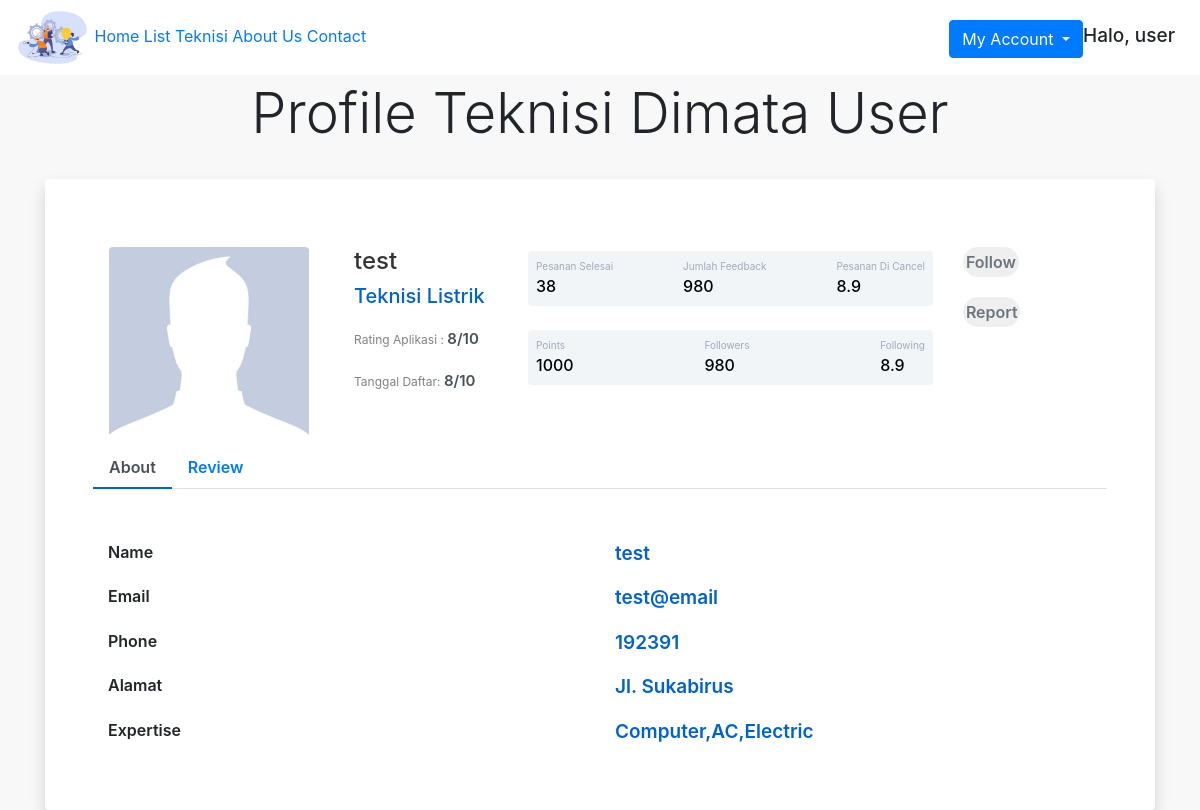
The page /profile_teknisi_dimata_user.php?id=2 (signed in) on the database its author committed.
### tables this page shows
CREATE TABLE `technician` (
  `id` int(10) NOT NULL,
  `nama` varchar(50) NOT NULL,
  `email` varchar(50) NOT NULL,
  `password` varchar(100) NOT NULL,
  `no_hp` bigint(13) DEFAULT NULL,
  `alamat` varchar(300) DEFAULT NULL,
  `gambar` text DEFAULT NULL,
  `roles` varchar(10) NOT NULL DEFAULT 'Technician',
  `expertise` varchar(250) DEFAULT NULL
);

### profile_teknisi_dimata_user.php (the view, shortened to what this page needs)
<?php
$id = $_GET['id'];
$query = "SELECT * FROM technician WHERE id = $id";
$conn = koneksi();
$result = mysqli_query($conn, $query);
$data = mysqli_fetch_assoc($result);
$gambar = "noprofile.jpg";
?>
<!DOCTYPE html>
<html>
<head>
  <link rel="stylesheet" href="https://cdn.jsdelivr.net/npm/bootstrap@4.5.3/dist/css/bootstrap.min.css">
  <link rel="stylesheet" type="text/css" href="style.css">
</head>
<body>
  <div class="top container-fluid fixed-top ">
    <img class="logo_navbar" src="gambar\logo.png">
    <a href="index.php">Home</a>
    <a href="list_teknisi.php">List Teknisi</a>
    <a href="aboutUs.php">About Us</a>
    <a href="contact.php">Contact</a>
    <div class="dropdown">
      <h5 class="halo">Halo, <?= $_SESSION['nama']; ?></h5>
      <a class="btn btn-primary dropdown-toggle" href="#" role="button" id="dropdownMenuLink" data-toggle="dropdown" aria-haspopup="true" aria-expanded="false">
        My Account
      </a>
    </div>
  </div>
  <div class="isi_body">
    <h1 style="text-align: center;" class="display-4">Profile Teknisi Dimata User</h1><br>
    <div class="container">
      <div class="shadow p-5 bg-white rounded">
        <div class="row">
          <div class="col-md-3">
            <div class="profile-img">
              <img class="rounded profile" src="gambar/user/<?= $gambar; ?>">
            </div>
          </div>
          <div class=" col-md-2">
            <div class="profile-head">
              <h4>
                <?= $data['nama']; ?>
              </h4>
              <h5>
                Teknisi Listrik
              </h5>
              <p class="proile-rating">Rating Aplikasi : <span>8/10</span></p>
              <p class="proile-rating">Tanggal Daftar: <span>8/10</span></p>
            </div>
          </div>
          <div class="col-md-5 profile_user_statistik">
            <div class="p-2 mt-4 bg-primary d-flex justify-content-between rounded text-white stats">
              <div class="d-flex flex-column"> <span class="tugas_selesai">Pesanan Selesai</span>
                <span class="number1">38</span>
              </div>
              <div class="d-flex flex-column"> <span class="followers">Jumlah Feedback</span> <span class="number2">980</span> </div>
              <div class="d-flex flex-column"> <span class="rating">Pesanan Di Cancel</span>
                <span class="number3">8.9</span>
              </div>
            </div>
            <div class="p-2 mt-4 bg-primary d-flex justify-content-between rounded text-white stats">
              <div class="d-flex flex-column"> <span class="tugas_selesai">Points</span>
                <span class="number1">1000</span>
              </div>
              <div class="d-flex flex-column"> <span class="followers">Followers</span> <span class="number2">980</span> </div>
              <div class="d-flex flex-column"> <span class="rating">Following</span> <span class="number3">8.9</span> </div>
            </div>
          </div>
          <div class="col-md-2">
            <button type="button" class="profile-edit-btn ">Follow</button><br>
            <button type="button" class="profile-edit-btn" data-toggle="modal" data-target=".modal2" id="modal">Report</button>
          </div>
        </div>
      </div>
      <ul class="nav nav-tabs" id="myTab" role="tablist">
        <li class="nav-item">
          <a class="nav-link active" id="home-tab" data-toggle="tab" href="#home" role="tab" aria-controls="home" aria-selected="true">About</a>
        </li>
        <li class="nav-item">
          <a class="nav-link" id="profile-tab" data-toggle="tab" href="#profile" role="tab" aria-controls="profile" aria-selected="false">Review</a>
        </li>
      </ul>
      <div class="col-md-12">
        <div class="tab-content profile-tab" id="myTabContent">
          <div class="tab-pane fade show active" id="home" role="tabpanel" aria-labelledby="home-tab">
            <div class="row">
              <div class="col-md-6">
                <label>Name</label>
              </div>
              <div class="col-md-6">
                <p>
                  <?= $data['nama']; ?>
                </p>
              </div>
            </div>
            <div class="row">
              <div class="col-md-6">
                <label>Email</label>
              </div>
              <div class="col-md-6">
                <p>
                  <?= $data['email']; ?>
                </p>
              </div>
            </div>
            <div class="row">
              <div class="col-md-6">
                <label>Phone</label>
              </div>
              <div class="col-md-6">
                <p>
                  <?= $data['no_hp']; ?>
                </p>
              </div>
            </div>
            <div class="row">
              <div class="col-md-6">
                <label>Alamat</label>
              </div>
              <div class="col-md-6">
                <p>
                  <?= $data['alamat']; ?>
                </p>
              </div>
            </div>
            <div class="row">
              <div class="col-md-6">
                <label>Expertise</label>
              </div>
              <div class="col-md-6">
                <p>
                  <?= $data['expertise']; ?>
                </p>
              </div>
            </div>
          </div>
        </div>
      </div>
</body>
</html>

### style.css (style rules this page uses)
.top { background-color:white; }
.dropdown { float: right; margin-top: 20px; }
.halo { float: right; margin-top: 5px; padding-right: 10px; text-align: right; font-size: 19px; }
p { font-size: 19px; }
.logo_navbar { width: 75px; height: 75px; }
.isi_body { background-color:#F8F8F8; margin-top: 60px; padding-top: 20px; }
.stats { background: #f2f5f8 !important; color: #000 !important }
.tugas_selesai { font-size: 10px; color: #a1aab9 }
.number1 { font-weight: 500 }
.followers { font-size: 10px; color: #a1aab9 }
.number2 { font-weight: 500 }
.rating { font-size: 10px; color: #a1aab9 }
.number3 { font-weight: 500 }
.profile-img { text-align: center; }
.profile-img img { width: 200px; margin-top: 20px; }
.profile-head h4 { color: #333; margin-top: 20px; }
.profile-head h5 { color: #0062cc; }
.profile-edit-btn { margin-top: 20px; border: none; border-radius: 1.5rem; width: fit-content; padding: 2%; font-weight: 600; color: #6c757d; cursor: pointer; }
.proile-rating { font-size: 12px; color: #818182; margin-top: 20px; }
.proile-rating span { color: #495057; font-size: 15px; font-weight: 600; }
.nav-tabs { margin-bottom:5%; }
.nav-tabs .nav-link { font-weight:600; border: none; }
.nav-tabs .nav-link.active { border: none; border-bottom:2px solid #0062cc; }
.profile-tab label { font-weight: 600; }
.profile-tab p { font-weight: 600; color: #0062cc; }

### profile_teknisi_dimata_user.php (style rules this page uses)
.profile { background-repeat: no-repeat; background-size: cover; width: 200px; height: 200px; }

### rows shown on the page
technician: nama "test", email "test@email", no_hp "192391", alamat "Jl. Sukabirus", expertise "Computer,AC,Electric"

### other values the page prints
$_SESSION['nama'] "user"
